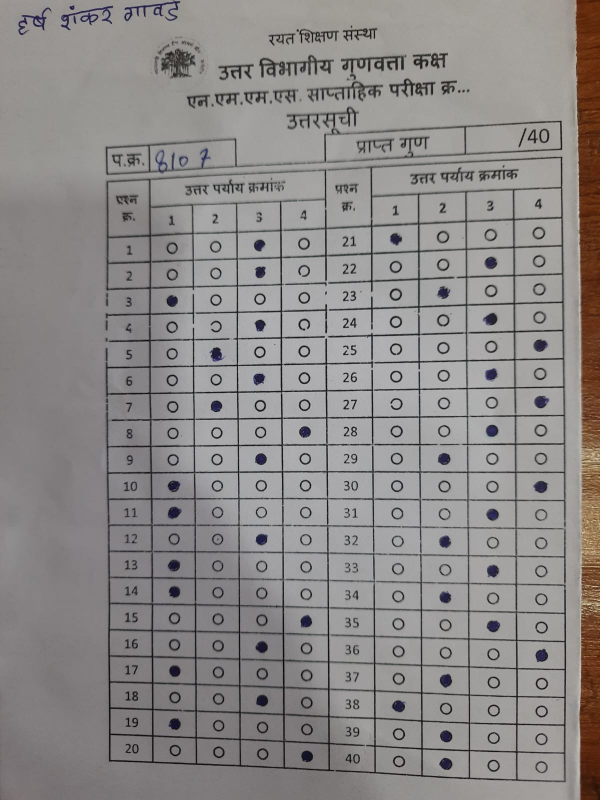
#> input picture omr-web/backend/data/sessions/336665d9-8d69-4863-9b62-4f0312f83061/sheets/001_raw.jpeg, 1200 x 1600 px (shown at 1/2 size)
$ python test_visual.py   (older library calls are emulated)
#> lines starting #> are read from the running program, lines starting #| are printed output that depends on the picture; after the words box and inside, x2 and y2 are one past the last pixel; in counts of white or black regions, pixels touching at a corner belong together
### omr-web/backend/omr/align.py
"""
align.py
--------
Aligns any photographed OMR sheet into a fixed canonical pixel space by
detecting the outer border of the answer grid and applying a perspective
warp (cv2.warpPerspective). This is the ONLY per-sheet geometry step -
after this, every sheet lives in identical pixel coordinates, so the
160-bubble template (built once in calibrate_template.py) can be reused
unchanged for every scan.

Canonical space is fixed at CANON_W x CANON_H. The template JSON is
defined in this same space.

Hardening added on top of the original architecture (no redesign):
  - EXIF-aware image loading (phone photos are frequently rotated only in
    EXIF metadata; cv2.imread ignores this and silently reads them sideways).
  - Blur (focus) quality scoring so an out-of-focus photo can be flagged
    instead of silently producing garbage bubble reads.
  - Multi-strategy border detection (adaptive-threshold contour ->
    Canny-edge contour -> minAreaRect -> full-frame fallback), each
    validated for plausible geometry (convexity, corner angles) before
    being accepted.
  - Detection is run on a downscaled working copy for speed/robustness,
    then the corners are rescaled back to full resolution so the actual
    perspective warp is done against full-resolution pixels.
  - Content-based 180 degree orientation correction, since a sheet fed in
    upside-down still yields a perfectly valid rectangle - only the pixel
    content reveals it is flipped.
  - Every alignment reports a structured quality dict so downstream code
    (scan_omr.py) can decide to trust or flag a sheet, rather than
    guessing silently.
"""
import cv2
import numpy as np
from PIL import Image, ImageOps

CANON_W = 1400
CANON_H = 2200

# Quality thresholds (tuned to be conservative: prefer flagging REVIEW over
# a confident wrong answer).
BLUR_VAR_MIN = 60.0          # Laplacian-variance floor for "in focus enough"
DETECT_MAX_DIM = 1600.0      # working resolution for contour search
MIN_BORDER_AREA_FRAC = 0.15  # border contour must cover >=15% of frame
CORNER_ANGLE_TOL_DEG = 25    # tolerated deviation from 90 degrees per corner


def load_image(path):
    """
    EXIF-aware image load. Returns a BGR np.ndarray exactly as it should be
    viewed (i.e. phone-camera rotation metadata is honoured), unlike a bare
    cv2.imread which ignores EXIF orientation and can hand back a sideways
    or upside-down frame.
    """
    with Image.open(path) as pil_img:
        pil_img = ImageOps.exif_transpose(pil_img)  # honour EXIF rotation
        pil_img = pil_img.convert("RGB")
        rgb = np.array(pil_img)
    return cv2.cvtColor(rgb, cv2.COLOR_RGB2BGR)


def blur_score(gray):
    """Laplacian variance: low value == likely out of focus / motion blur."""
    return float(cv2.Laplacian(gray, cv2.CV_64F).var())


def _order_corners(pts):
    """Order 4 points as top-left, top-right, bottom-right, bottom-left."""
    pts = pts.reshape(4, 2).astype("float32")
    s = pts.sum(axis=1)
    diff = np.diff(pts, axis=1).flatten()
    tl = pts[np.argmin(s)]
    br = pts[np.argmax(s)]
    tr = pts[np.argmin(diff)]
    bl = pts[np.argmax(diff)]
    return np.array([tl, tr, br, bl], dtype="float32")


def _corner_angles_ok(corners, tol_deg=CORNER_ANGLE_TOL_DEG):
    """Reject wildly non-rectangular quadrilaterals (bad detections)."""
    pts = corners
    ok = True
    for i in range(4):
        a = pts[(i - 1) % 4]
        b = pts[i]
        c = pts[(i + 1) % 4]
        v1 = a - b
        v2 = c - b
        n1, n2 = np.linalg.norm(v1), np.linalg.norm(v2)
        if n1 < 1e-3 or n2 < 1e-3:
            return False
        cos_a = np.clip(np.dot(v1, v2) / (n1 * n2), -1.0, 1.0)
        ang = np.degrees(np.arccos(cos_a))
        if abs(ang - 90.0) > tol_deg:
            ok = False
    return ok


MAX_BORDER_AREA_FRAC = 0.90  # reject a candidate that's essentially the whole frame
TARGET_ASPECT = CANON_W / CANON_H  # width/height of the table we expect to find


def _quad_aspect(corners):
    tl, tr, br, bl = corners
    top_w = np.linalg.norm(tr - tl)
    bot_w = np.linalg.norm(br - bl)
    left_h = np.linalg.norm(bl - tl)
    right_h = np.linalg.norm(br - tr)
    w = (top_w + bot_w) / 2.0
    h = (left_h + right_h) / 2.0
    return w / max(h, 1e-6)


def _candidate_from_contours(thresh, img_area, min_area_frac=MIN_BORDER_AREA_FRAC):
    """
    Collects every plausible quadrilateral (both clean 4-point contour
    approximations and minAreaRect fits of larger blobs), then - rather
    than blindly trusting whichever is largest - scores each by how close
    its aspect ratio is to the expected table shape. On real photos the
    largest dark contour is frequently the whole page or a shadow blob
    (not the inner table border), so area alone is an unreliable signal;
    aspect-ratio plausibility catches this without needing a fixed size.
    """
    contours, _ = cv2.findContours(thresh, cv2.RETR_LIST, cv2.CHAIN_APPROX_SIMPLE)
    if not contours:
        return None
    contours = sorted(contours, key=cv2.contourArea, reverse=True)

    candidates = []  # (aspect_error, -area, ordered_corners, method)
    for c in contours[:25]:
        area = cv2.contourArea(c)
        frac = area / img_area
        if frac < min_area_frac:
            break
        if frac > MAX_BORDER_AREA_FRAC:
            continue  # almost certainly the page/background, not the table

        found_clean_quad = False
        peri = cv2.arcLength(c, True)
        approx = cv2.approxPolyDP(c, 0.02 * peri, True)
        if len(approx) == 4 and cv2.isContourConvex(approx):
            ordered = _order_corners(approx)
            if _corner_angles_ok(ordered):
                aspect_err = abs(_quad_aspect(ordered) - TARGET_ASPECT)
                candidates.append((aspect_err, -area, ordered, "contour_4pt"))
                found_clean_quad = True

        # A real table border can fail the direct check above if an
        # internal divider line meets the border (a T-junction adds
        # extra vertices / breaks convexity). Taking the convex hull
        # first strips exactly that kind of small inward notch while
        # preserving the true outer corners.
        if not found_clean_quad:
            hull = cv2.convexHull(c)
            hull_peri = cv2.arcLength(hull, True)
            hull_approx = cv2.approxPolyDP(hull, 0.02 * hull_peri, True)
            if len(hull_approx) == 4 and cv2.isContourConvex(hull_approx):
                ordered = _order_corners(hull_approx)
                if _corner_angles_ok(ordered):
                    aspect_err = abs(_quad_aspect(ordered) - TARGET_ASPECT)
                    candidates.append((aspect_err, -area, ordered, "contour_4pt_hull"))
                    found_clean_quad = True

        if found_clean_quad:
            continue

        rect = cv2.minAreaRect(c)
        box = cv2.boxPoints(rect)
        ordered = _order_corners(box.reshape(4, 1, 2).astype("float32"))
        if _corner_angles_ok(ordered, tol_deg=40):
            aspect_err = abs(_quad_aspect(ordered) - TARGET_ASPECT)
            # minAreaRect candidates are the least targeted fallback (they
            # can be inflated by a single stray notch/protrusion), so rank
            # them slightly worse than an equally-plausible clean quad.
            candidates.append((aspect_err + 0.08, -area, ordered, "min_area_rect"))

    if not candidates:
        return None
    candidates.sort(key=lambda t: (t[0], t[1]))
    _, _, ordered, method = candidates[0]
    return ordered, method


def _refine_corners_subpixel(gray_full, corners, search_radius):
    """
    The initial border is found on a downscaled image, which caps its
    precision to roughly 1/scale full-resolution pixels. That error can be
    large enough to introduce a small but systematic shear/scale error in
    the perspective warp (subtly misplacing all 160 bubble coordinates,
    worse the further a bubble is from the top-left anchor). cornerSubPix
    pulls each corner to the true sub-pixel gradient corner on the FULL
    resolution image, which materially improves downstream bubble-center
    accuracy at negligible cost.

    Falls back to the un-refined corner (per-corner) if the refinement
    jumps further than `search_radius` - i.e. if there was no clean corner
    feature nearby, we don't trust the "refinement".
    """
    win = int(np.clip(search_radius, 8, 40))
    pts = corners.reshape(-1, 1, 2).astype(np.float32)
    crit = (cv2.TERM_CRITERIA_EPS + cv2.TERM_CRITERIA_MAX_ITER, 40, 0.001)
    try:
        refined = cv2.cornerSubPix(gray_full, pts.copy(), (win, win), (-1, -1), crit)
    except cv2.error:
        return corners
    refined = refined.reshape(-1, 2)
    out = corners.copy()
    for i in range(4):
        shift = np.linalg.norm(refined[i] - corners[i])
        if shift <= search_radius * 1.5:
            out[i] = refined[i]
    if _corner_angles_ok(out, tol_deg=35):
        return out.astype("float32")
    return corners


def find_outer_border(img):
    """
    Locate the outer rectangle of the answer-grid table (or, failing that,
    the whole sheet) and return (corners_in_original_coords, method, scale).

    Runs detection on a downscaled copy for speed and noise-robustness,
    then rescales corners back to full-resolution coordinates so the
    perspective warp uses full-quality pixels, then refines them with
    sub-pixel corner snapping on the full-resolution image.
    """
    h, w = img.shape[:2]
    scale = min(1.0, DETECT_MAX_DIM / max(h, w))
    small = cv2.resize(img, (int(w * scale), int(h * scale)), interpolation=cv2.INTER_AREA) if scale < 1.0 else img

    gray = cv2.cvtColor(small, cv2.COLOR_BGR2GRAY)
    gray = cv2.GaussianBlur(gray, (5, 5), 0)
    img_area = small.shape[0] * small.shape[1]

    # Strategy 1: adaptive threshold (robust to uneven phone-camera lighting)
    thresh = cv2.adaptiveThreshold(
        gray, 255, cv2.ADAPTIVE_THRESH_GAUSSIAN_C,
        cv2.THRESH_BINARY_INV, 35, 15
    )
    thresh = cv2.dilate(thresh, np.ones((5, 5), np.uint8), iterations=2)
    result = _candidate_from_contours(thresh, img_area)

    # Strategy 2: Canny edges, for cases where adaptive-threshold merges the
    # table into surrounding shadow/background.
    if result is None:
        edges = cv2.Canny(gray, 40, 120)
        edges = cv2.dilate(edges, np.ones((5, 5), np.uint8), iterations=2)
        result = _candidate_from_contours(edges, img_area)

    if result is None:
        # Final fallback: treat the whole frame as the sheet. Always
        # succeeds so a single bad photo can't crash a batch job, but is
        # reported with "full_frame" so callers can flag low confidence.
        corners = np.array(
            [[0, 0], [small.shape[1] - 1, 0],
             [small.shape[1] - 1, small.shape[0] - 1], [0, small.shape[0] - 1]],
            dtype="float32",
        )
        method = "full_frame_fallback"
    else:
        corners, method = result

    if scale < 1.0:
        corners = corners / scale

    if method != "full_frame_fallback":
        gray_full = cv2.cvtColor(img, cv2.COLOR_BGR2GRAY)
        search_radius = (1.0 / scale) + 5 if scale < 1.0 else 10
        corners = _refine_corners_subpixel(gray_full, corners, search_radius)

    return corners.astype("float32"), method


# [16 lines left out: function _orientation_flip_needed, not called in this run]


def align_sheet(img, out_size=(CANON_W, CANON_H), debug_path=None, auto_orient=False):
    """
    Warp `img` (BGR np.ndarray) into the canonical frame.

    Returns (warped_bgr, quality) where quality is a dict with:
      - "border_method": how the border was found ("contour_4pt",
        "min_area_rect", or "full_frame_fallback")
      - "border_confidence": "high" / "medium" / "low"
      - "blur_score": Laplacian variance of the source image (higher=sharper)
      - "blur_ok": bool, whether blur_score clears BLUR_VAR_MIN
      - "orientation_flipped": bool, whether a 180-degree correction was applied

    `auto_orient` defaults to False: the header/footer ink-density heuristic
    used to detect an upside-down photo was validated against real scanned
    sheets and found to misfire on this form's layout (dense gridlines near
    the bottom out-weighing the thin header text). A wrong flip silently
    reverses every answer on the sheet, which is worse than the rare case
    of a genuinely upside-down photo - which a human would catch instantly
    from the debug overlay. Pass auto_orient=True only if you've verified
    the heuristic against your own sheet layout first.
    """
    src_gray = cv2.cvtColor(img, cv2.COLOR_BGR2GRAY)
    b_score = blur_score(src_gray)

    corners, method = find_outer_border(img)
    w, h = out_size
    dst = np.array([[0, 0], [w - 1, 0], [w - 1, h - 1], [0, h - 1]], dtype="float32")
    M = cv2.getPerspectiveTransform(corners, dst)
    warped = cv2.warpPerspective(img, M, (w, h))

    flipped = False
    if auto_orient:
        warped_gray = cv2.cvtColor(warped, cv2.COLOR_BGR2GRAY)
        if _orientation_flip_needed(warped_gray):
            warped = cv2.rotate(warped, cv2.ROTATE_180)
            flipped = True

    confidence = {
        "contour_4pt": "high",
        "contour_4pt_hull": "high",
        "min_area_rect": "medium",
        "full_frame_fallback": "low",
    }.get(method, "low")

    quality = {
        "border_method": method,
        "border_confidence": confidence,
        "blur_score": round(b_score, 1),
        "blur_ok": b_score >= BLUR_VAR_MIN,
        "orientation_flipped": flipped,
    }

    if debug_path:
        dbg = img.copy()
        cv2.polylines(dbg, [corners.astype(int)], True, (0, 0, 255), 6)
        cv2.imwrite(debug_path, dbg)

    return warped, quality


# [8 lines that do not run on import are left out]

### omr-web/backend/omr/omr_scanner.py
"""
Advanced OMR Scanner - Production Ready v2.1
Features:
- Two-pass verification system (intensity + filled-pixel validation)
- Multi-metric bubble analysis (mean intensity + fill ratio)
- Adaptive preprocessing for varying image quality
- Automatic perspective correction
- Multi-stage circle detection with fallback strategies
- Per-row adaptive thresholding with confidence scoring
- Robust handling of light marks, partial fills, and circled bubbles
- Smart block splitting resistant to middle-column interference
- Enhanced debug logging and visualization
"""
import cv2
import numpy as np
import json
import os
import sys
from typing import Tuple, Dict, Optional, List

# Debug logging
DEBUG_ENABLED = False

# --- Template-based reader dependencies -------------------------------
# The template-based reader (detect_bubbles) warps every photo into a
# fixed canonical space (align.py) and then samples 160 fixed bubble
# positions from template.json. This is far more reliable than blind
# HoughCircle+k-means grid guessing (kept below as _detect_bubbles_legacy
# and used only if alignment fails), because the bubble grid no longer has
# to be re-discovered from scratch on every (possibly heavily filled)
# sheet - only the outer border does.
_MODULE_DIR = os.path.dirname(os.path.abspath(__file__))
_TEMPLATE_PATH = os.path.join(_MODULE_DIR, "template.json")

try:
    from .align import align_sheet, load_image, CANON_W, CANON_H
except Exception:  # pragma: no cover - direct-script / non-package execution
    sys.path.insert(0, _MODULE_DIR)
    try:
        from align import align_sheet, load_image, CANON_W, CANON_H  # type: ignore
    except Exception:
        align_sheet = None  # type: ignore
        load_image = None  # type: ignore
        CANON_W, CANON_H = 1400, 2200

_TEMPLATE_CACHE = None


def _load_template():
    """Load and cache template.json (160 bubble coords in canonical space)."""
    global _TEMPLATE_CACHE
    if _TEMPLATE_CACHE is None:
        with open(_TEMPLATE_PATH) as f:
            _TEMPLATE_CACHE = json.load(f)
    return _TEMPLATE_CACHE

# [223 lines left out: functions log, _try_hough, _preprocess_image, _detect_circles, _safe_kmeans, _compute_row_y and 2 more, not called in this run]


# ---------------------------------------------------------------------
# Template-based reader (PRIMARY). Aligns the sheet to canonical space,
# then reads 160 fixed bubble positions with a small local darkest-disk
# search that absorbs residual perspective/scale drift, and decides each
# question by RELATIVE darkness (the marked bubble is much darker than its
# 3 siblings) rather than a brittle global cut.
# ---------------------------------------------------------------------
N_QUESTIONS = 40
N_OPTIONS = 4

# Reading tunables (canonical space, darkness measured as 255-mean on the
# illumination-normalised warp, so 0 == paper-white, high == solid mark).
_MIN_FILL_DARK = 48.0        # a bubble must be at least this dark to count as a mark
_STRONG_FILL_DARK = 82.0     # unambiguously filled regardless of siblings
_REL_MARGIN = 20.0           # darkest must beat the mean of the other 3 by this
_MIN_GAP = 9.0               # darkest must beat the 2nd darkest by this
_MULTI_GAP = 9.0             # 2nd bubble this close to darkest -> possible double mark


def _normalise_illumination(warped_bgr):
    """Flatten uneven phone-camera lighting so a fixed darkness scale is
    meaningful across the whole sheet (divide by a heavily-blurred copy)."""
    gray = cv2.cvtColor(warped_bgr, cv2.COLOR_BGR2GRAY)
    bg = cv2.GaussianBlur(gray, (0, 0), sigmaX=40)
    norm = cv2.divide(gray.astype(np.float32), bg.astype(np.float32) + 1e-6) * 160.0
    return np.clip(norm, 0, 255).astype(np.uint8)


def _best_darkness(norm, cx, cy, sample_r, search, mask):
    """Darkness of the darkest disk found within +/-search px of (cx,cy).
    The local search absorbs the small residual drift left after the
    perspective warp, so a slightly mis-located template point still lands
    on the real bubble. Returns (darkness, x, y)."""
    h, w = norm.shape
    best_d, bx, by = -1.0, cx, cy
    for dy in range(-search, search + 1, 3):
        y = cy + dy
        if y - sample_r < 0 or y + sample_r + 1 > h:
            continue
        for dx in range(-search, search + 1, 3):
            x = cx + dx
            if x - sample_r < 0 or x + sample_r + 1 > w:
                continue
            patch = norm[y - sample_r:y + sample_r + 1, x - sample_r:x + sample_r + 1]
            vals = patch[mask == 255]
            d = 255.0 - float(vals.mean())
            if d > best_d:
                best_d, bx, by = d, x, y
    return best_d, bx, by


def detect_bubbles(img_path, debug_out=None):
    """
    Main detection function.

    PRIMARY path: perspective-align the photographed sheet into a fixed
    canonical space and read the 160 template bubble positions. Falls back
    to the legacy HoughCircle+k-means detector only if alignment machinery
    is unavailable or the warp is clearly untrustworthy.

    Returns:
        answers: Dict[int, Optional[int]] - question -> selected option (1-4) or None
        flags: Dict[int, str] - questions with detection warnings
        results: Dict[int, Dict[int, float]] - per-bubble mean intensity (low == dark)
        confidence_scores: Dict[int, int] - 0-100 confidence per question
    """
    if align_sheet is None or load_image is None:
        return _detect_bubbles_legacy(img_path, debug_out)

    try:
        tmpl = _load_template()
#> (reads omr-web/backend/omr/template.json from the repository)
        img = load_image(img_path)
#> in load_image, pil_img is the input picture: PIL image 1200x1600 RGB; mean R, G, B 140.7, 137.4, 136.2
        warped, quality = align_sheet(img, out_size=(CANON_W, CANON_H))
#> in align_sheet, `src_gray = cv2.cvtColor(img, cv2.COLOR_BGR2GRAY)`:
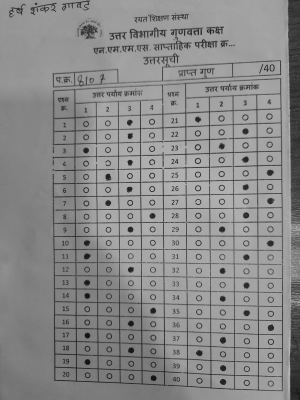
#> src_gray: shape (1600, 1200) (shown at 1/4 size); min 0, max 232, mean 138.2
#> in align_sheet, `b_score = blur_score(src_gray)`: b_score = 425.8
#> in find_outer_border, `thresh = cv2.adaptiveThreshold( gray, 255, cv2.ADAPTIVE_THRESH_GAUSSIA..`:
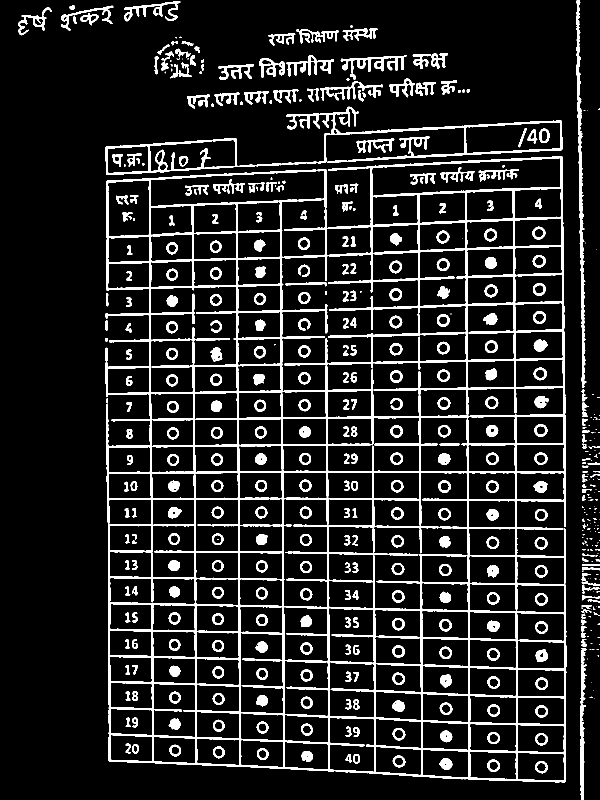
#> thresh: shape (1600, 1200) (shown at 1/2 size); 11.9% white; 514 white regions (136 under 20 px), largest, box (x1, y1, x2, y2) and area: (211, 313, 1133, 1565) 124001, (211, 213, 1125, 350) 10812, (1152, 0, 1173, 775) 4291
#> in find_outer_border, `thresh = cv2.dilate(thresh, np.ones((5, 5), np.uint8), iterations=2)`:
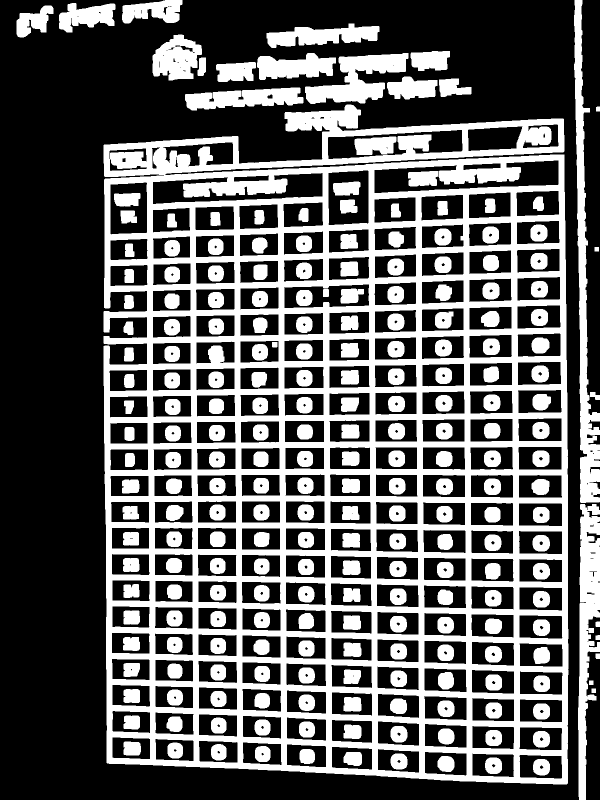
#> thresh: shape (1600, 1200) (shown at 1/2 size); 37% white; 239 white regions
#> in _candidate_from_contours, `contours, _ = cv2.findContours(thresh, cv2.RETR_LIST, cv2.CHAIN_APPROX..`: contours = 628 contours, 44 with area under 20; largest, box (x1, y1, x2, y2) and area: (207, 209, 1137, 1569) 1169577, (1148, 0, 1200, 1006) 17636, (1156, 1008, 1200, 1600) 14373, (748, 320, 1118, 387) 12595, (610, 106, 817, 208) 9925
#> (the rest of the program and of its run is left out)
